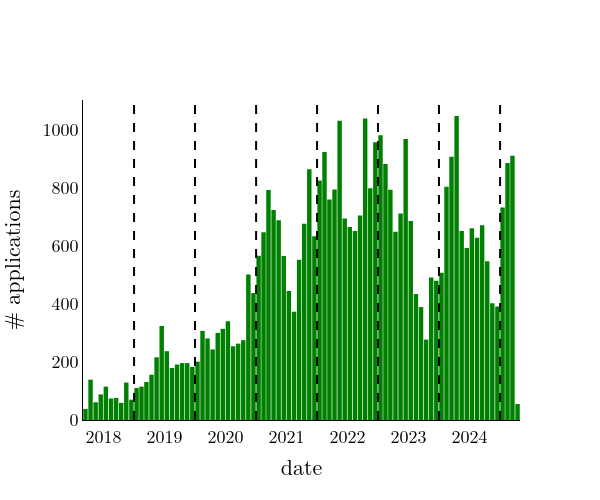

Notebook cell for this chart:
### Code cell
layout = Layout(
  #  title='Comparisation Performance With Rule Order Optimization',
    font=dict(family='Latin Modern Math', size=18, color="black"),
    xaxis=dict(
        title='date',
        autorange=True,
        showgrid=False,
        zeroline=True,
        showline=True,
        ticks='',
        linecolor='black',
        showticklabels=True,
        rangemode="tozero"
    ),
    yaxis=dict(
        title='# applications',
        autorange=True,
        showgrid=False,
        zeroline=True,
        showline=True,
        ticks='',
        linecolor='black',
        showticklabels=True,
        rangemode="tozero"
    ),
    legend=dict(x=0.4, y=1),
    paper_bgcolor='rgba(0,0,0,0)',
    plot_bgcolor='rgba(0,0,0,0)',
    width=600, height=500, bargap=0.1
)
data = [
    Histogram(x=df_all_dates["min_date"], marker_color="green")
]
fig = Figure(data=data, layout=layout)
for x in range(2019, 2026):
    fig.add_vline(x=datetime(x, 1, 1), line_width=2, line_dash="dash", line_color="black")
fig.update_xaxes(showgrid=True, ticklabelmode="period", dtick="M12", tickformat="%Y")
fig.show()
fig.write_image("applications_timeline.pdf")

### Figure 1 — Plotly figure (JSON) as saved in the notebook; plotly's stock layout.template omitted (floating-point values rounded to 4 significant figures; data arrays with more than 128 entries replaced by an {"elided": "..."} marker saying what was removed)
{"data": [{"marker": {"color": "green"}, "type": "histogram", "x": {"elided": "42288 str values"}}], "layout": {"bargap": 0.1, "font": {"color": "black", "family": "Latin Modern Math", "size": 18}, "height": 500, "legend": {"x": 0.4, "y": 1}, "paper_bgcolor": "rgba(0,0,0,0)", "plot_bgcolor": "rgba(0,0,0,0)", "shapes": [{"line": {"color": "black", "dash": "dash", "width": 2}, "type": "line", "x0": "2019-01-01T00:00:00", "x1": "2019-01-01T00:00:00", "xref": "x", "y0": 0, "y1": 1, "yref": "y domain"}, {"line": {"color": "black", "dash": "dash", "width": 2}, "type": "line", "x0": "2020-01-01T00:00:00", "x1": "2020-01-01T00:00:00", "xref": "x", "y0": 0, "y1": 1, "yref": "y domain"}, {"line": {"color": "black", "dash": "dash", "width": 2}, "type": "line", "x0": "2021-01-01T00:00:00", "x1": "2021-01-01T00:00:00", "xref": "x", "y0": 0, "y1": 1, "yref": "y domain"}, {"line": {"color": "black", "dash": "dash", "width": 2}, "type": "line", "x0": "2022-01-01T00:00:00", "x1": "2022-01-01T00:00:00", "xref": "x", "y0": 0, "y1": 1, "yref": "y domain"}, {"line": {"color": "black", "dash": "dash", "width": 2}, "type": "line", "x0": "2023-01-01T00:00:00", "x1": "2023-01-01T00:00:00", "xref": "x", "y0": 0, "y1": 1, "yref": "y domain"}, {"line": {"color": "black", "dash": "dash", "width": 2}, "type": "line", "x0": "2024-01-01T00:00:00", "x1": "2024-01-01T00:00:00", "xref": "x", "y0": 0, "y1": 1, "yref": "y domain"}, {"line": {"color": "black", "dash": "dash", "width": 2}, "type": "line", "x0": "2025-01-01T00:00:00", "x1": "2025-01-01T00:00:00", "xref": "x", "y0": 0, "y1": 1, "yref": "y domain"}], "width": 600, "xaxis": {"autorange": true, "dtick": "M12", "linecolor": "black", "rangemode": "tozero", "showgrid": true, "showline": true, "showticklabels": true, "tickformat": "%Y", "ticklabelmode": "period", "ticks": "", "title": {"text": "date"}, "zeroline": true}, "yaxis": {"autorange": true, "linecolor": "black", "rangemode": "tozero", "showgrid": false, "showline": true, "showticklabels": true, "ticks": "", "title": {"text": "# applications"}, "zeroline": true}}}
